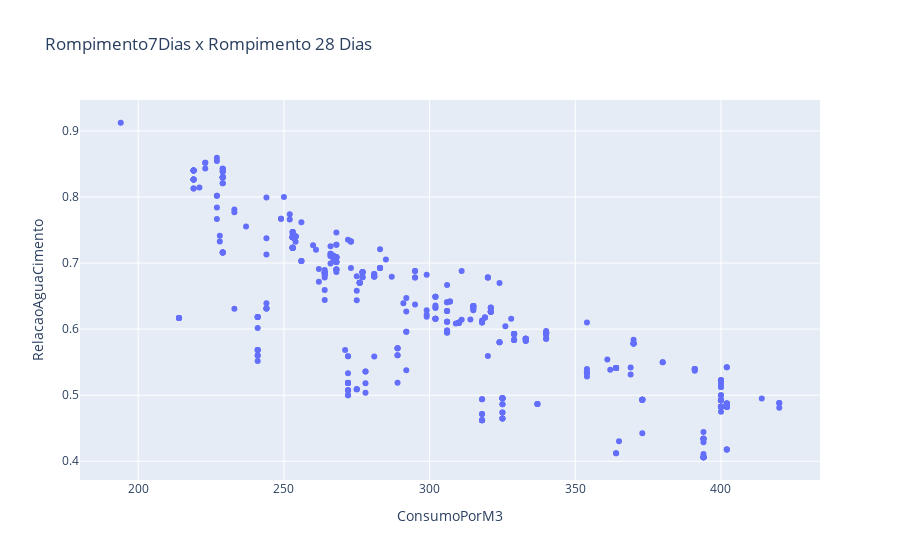

Notebook cell for this chart:
### Code cell
fig = px.scatter(dados_aglomerante, x="ConsumoPorM3", y="RelacaoAguaCimento", title='Rompimento7Dias x Rompimento 28 Dias')
fig.show()

### Figure 1 — Plotly figure (JSON) as saved in the notebook; plotly's stock layout.template omitted (floating-point values rounded to 4 significant figures; data arrays with more than 128 entries replaced by an {"elided": "..."} marker saying what was removed)
{"data": [{"hovertemplate": "ConsumoPorM3=%{x}<br>RelacaoAguaCimento=%{y}<extra></extra>", "legendgroup": "", "marker": {"color": "#636efa", "symbol": "circle"}, "mode": "markers", "name": "", "orientation": "v", "showlegend": false, "type": "scatter", "x": {"elided": "455 int values"}, "xaxis": "x", "y": {"elided": "455 float values"}, "yaxis": "y"}], "layout": {"legend": {"tracegroupgap": 0}, "title": {"text": "Rompimento7Dias x Rompimento 28 Dias"}, "xaxis": {"anchor": "y", "domain": [0, 1], "title": {"text": "ConsumoPorM3"}}, "yaxis": {"anchor": "x", "domain": [0, 1], "title": {"text": "RelacaoAguaCimento"}}}}
